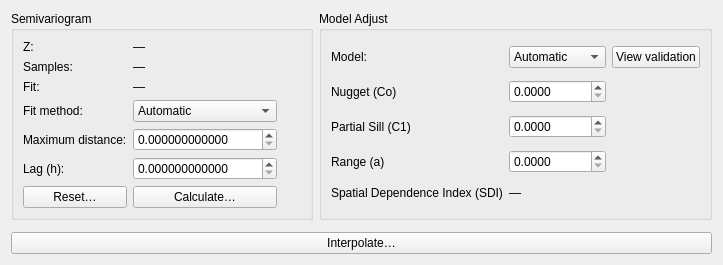
         <widget class="QWidget" name="tabOKInterpolation">
          <attribute name="title">
           <string>Interpolation</string>
          </attribute>
          <layout class="QVBoxLayout" name="verticalLayoutOKInterp">
           <item>
            <layout class="QHBoxLayout" name="horizontalLayoutOKTop">
             <item>
              <widget class="QGroupBox" name="groupOKVariogram">
               <property name="title">
                <string>Semivariogram</string>
               </property>
               <layout class="QGridLayout" name="gridOKLeft">
                <item row="0" column="0">
                 <widget class="QLabel" name="lblOKZ">
                  <property name="text">
                   <string>Z:</string>
                  </property>
                 </widget>
                </item>
                <item row="0" column="1">
                 <widget class="QLabel" name="valOKZName">
                  <property name="text">
                   <string>—</string>
                  </property>
                 </widget>
                </item>
                <item row="1" column="0">
                 <widget class="QLabel" name="lblOKN">
                  <property name="text">
                   <string>Samples:</string>
                  </property>
                 </widget>
                </item>
                <item row="1" column="1">
                 <widget class="QLabel" name="valOKSamples">
                  <property name="text">
                   <string>—</string>
                  </property>
                 </widget>
                </item>
                <item row="2" column="0">
                 <widget class="QLabel" name="lblOKFit">
                  <property name="text">
                   <string>Fit:</string>
                  </property>
                 </widget>
                </item>
                <item row="2" column="1">
                 <widget class="QLabel" name="valOKModel">
                  <property name="text">
                   <string>—</string>
                  </property>
                 </widget>
                </item>
                <item row="3" column="0">
                 <widget class="QLabel" name="lblOKFitMethod">
                  <property name="text">
                   <string>Fit method:</string>
                  </property>
                 </widget>
                </item>
                <item row="3" column="1">
                 <widget class="QComboBox" name="cmbOKFitMethod">
                  <property name="toolTip">
                   <string>Automatic keeps the original rule: REML is used only when available and the dataset has fewer than 100 valid samples; otherwise MoM is used. If REML is selected manually, it is allowed only for fewer than 500 valid samples to avoid overloading the system. MoM fits the theoretical variogram to the experimental semivariogram and shows experimental points. REML estimates variogram parameters by restricted maximum likelihood and does not display the experimental semivariogram.</string>
                  </property>
                  <item>
                   <property name="text">
                    <string>Automatic</string>
                   </property>
                  </item>
                  <item>
                   <property name="text">
                    <string>MoM</string>
                   </property>
                  </item>
                  <item>
                   <property name="text">
                    <string>REML</string>
                   </property>
                  </item>
                 </widget>
                </item>
                <item row="3" column="2">
                 <widget class="QLabel" name="lblOKFitMethodInfo">
                  <property name="toolTip">
                   <string>MoM uses the experimental semivariogram and fits the model curve from binned semivariance values. REML estimates the variogram parameters statistically from the data and can be heavier computationally, so manual REML is limited to fewer than 500 valid samples. In Automatic mode, the original REML rule remains fewer than 100 valid samples. In REML mode the experimental semivariogram is not shown.</string>
                  </property>
                  <property name="minimumSize">
                   <size>
                    <width>18</width>
                    <height>18</height>
                   </size>
                  </property>
                  <property name="maximumSize">
                   <size>
                    <width>18</width>
                    <height>18</height>
                   </size>
                  </property>
                  <property name="pixmap">
                   <pixmap>info.png</pixmap>
                  </property>
                  <property name="scaledContents">
                   <bool>true</bool>
                  </property>
                 </widget>
                </item>
                <item row="4" column="0">
                 <widget class="QLabel" name="lblOKCut">
                  <property name="text">
                   <string>Maximum distance:</string>
                  </property>
                 </widget>
                </item>
                <item row="4" column="1">
                 <widget class="QDoubleSpinBox" name="spinOKCutoff">
                  <property name="decimals">
                   <number>12</number>
                  </property>
                  <property name="minimum">
                   <double>0.000000000000000</double>
                  </property>
                  <property name="maximum">
                   <double>1000000000000.000000000000000</double>
                  </property>
                 </widget>
                </item>
                <item row="5" column="0">
                 <widget class="QLabel" name="lblOKLag">
                  <property name="text">
                   <string>Lag (h):</string>
                  </property>
                 </widget>
                </item>
                <item row="5" column="1">
                 <widget class="QDoubleSpinBox" name="spinOKLag">
                  <property name="decimals">
                   <number>12</number>
                  </property>
                  <property name="minimum">
                   <double>0.000000000000000</double>
                  </property>
                  <property name="maximum">
                   <double>1000000000000.000000000000000</double>
                  </property>
                 </widget>
                </item>
                <item row="6" column="0">
                 <widget class="QPushButton" name="btnOKReset">
                  <property name="text">
                   <string>Reset…</string>
                  </property>
                 </widget>
                </item>
                <item row="6" column="1">
                 <widget class="QPushButton" name="btnOKCalculate">
                  <property name="text">
                   <string>Calculate…</string>
                  </property>
                 </widget>
                </item>
               </layout>
              </widget>
             </item>
             <item>
              <widget class="QGroupBox" name="groupOKModel">
               <property name="title">
                <string>Model Adjust</string>
               </property>
               <layout class="QGridLayout" name="gridOKRight">
                <item row="4" column="0">
                 <widget class="QLabel" name="lblOKRange">
                  <property name="text">
                   <string>Range (a)</string>
                  </property>
                 </widget>
                </item>
                <item row="1" column="0">
                 <widget class="QLabel" name="lblOKModelSel">
                  <property name="text">
                   <string>Model:</string>
                  </property>
                 </widget>
                </item>
                <item row="1" column="1">
                 <widget class="QComboBox" name="cmbOKModel">
                 <item>
                   <property name="text">
                    <string>Automatic</string>
                   </property>
                  </item>
                  <item>
                   <property name="text">
                    <string>Sph</string>
                   </property>
                  </item>
                  <item>
                   <property name="text">
                    <string>Exp</string>
                   </property>
                  </item>
                  <item>
                   <property name="text">
                    <string>Gau</string>
                   </property>
                 </item>
                 </widget>
                </item>
                <item row="1" column="2">
                 <widget class="QPushButton" name="btnOKModelValidation">
                  <property name="toolTip">
                   <string>View the automatic validation used to compare the Spherical, Exponential, and Gaussian kriging models.</string>
                  </property>
                  <property name="text">
                   <string>View validation</string>
                  </property>
                 </widget>
                </item>
                <item row="2" column="0">
                 <widget class="QLabel" name="lblOKNugget">
                  <property name="text">
                   <string>Nugget (Co)</string>
                  </property>
                 </widget>
                </item>
                <item row="4" column="1">
                 <widget class="QDoubleSpinBox" name="spinOKRange">
                  <property name="decimals">
                   <number>4</number>
                  </property>
                  <property name="minimum">
                   <double>0.000000000000000</double>
                  </property>
                  <property name="maximum">
                   <double>1000000000000.000000000000000</double>
                  </property>
                 </widget>
                </item>
                <item row="3" column="1">
                 <widget class="QDoubleSpinBox" name="spinOKPsill">
                  <property name="decimals">
                   <number>4</number>
                  </property>
                  <property name="minimum">
                   <double>0.000000000000000</double>
                  </property>
                  <property name="maximum">
                   <double>1000000000000.000000000000000</double>
                  </property>
                 </widget>
                </item>
                <item row="2" column="1">
                 <widget class="QDoubleSpinBox" name="spinOKNugget">
                  <property name="decimals">
                   <number>4</number>
                  </property>
                  <property name="minimum">
                   <double>0.000000000000000</double>
                  </property>
                  <property name="maximum">
                   <double>1000000000000.000000000000000</double>
                  </property>
                 </widget>
                </item>
                <item row="3" column="0">
                 <widget class="QLabel" name="lblOKPsill">
                  <property name="text">
                   <string>Partial Sill (C1)</string>
                  </property>
                 </widget>
                </item>
                <item row="5" column="0">
                 <widget class="QLabel" name="lbl_SDI">
                  <property name="maximumSize">
                   <size>
                    <width>16777215</width>
                    <height>15</height>
                   </size>
                  </property>
                  <property name="text">
                   <string>Spatial Dependence Index (SDI)</string>
                  </property>
                 </widget>
                </item>
                <item row="5" column="1">
                 <widget class="QLabel" name="lblSDI_value">
                  <property name="text">
                   <string>—</string>
                  </property>
                 </widget>
                </item>
               </layout>
              </widget>
             </item>
            </layout>
           </item>
           <item>
            <layout class="QHBoxLayout" name="horizontalLayoutOKInterpPlots">
             <item>
              <layout class="QVBoxLayout" name="layoutCanvasOKVariogram">
               <item>
                <widget class="QWidget" name="CanvasOKVariogram" native="true"/>
               </item>
              </layout>
             </item>
             <item>
              <layout class="QVBoxLayout" name="layoutCanvasOKInterpolation">
               <item>
                <widget class="QWidget" name="CanvasOKInterpolation" native="true"/>
               </item>
              </layout>
             </item>
            </layout>
           </item>
           <item>
            <widget class="QPushButton" name="btnOKInterpolate">
             <property name="text">
              <string>Interpolate…</string>
             </property>
            </widget>
           </item>
          </layout>
         </widget>
